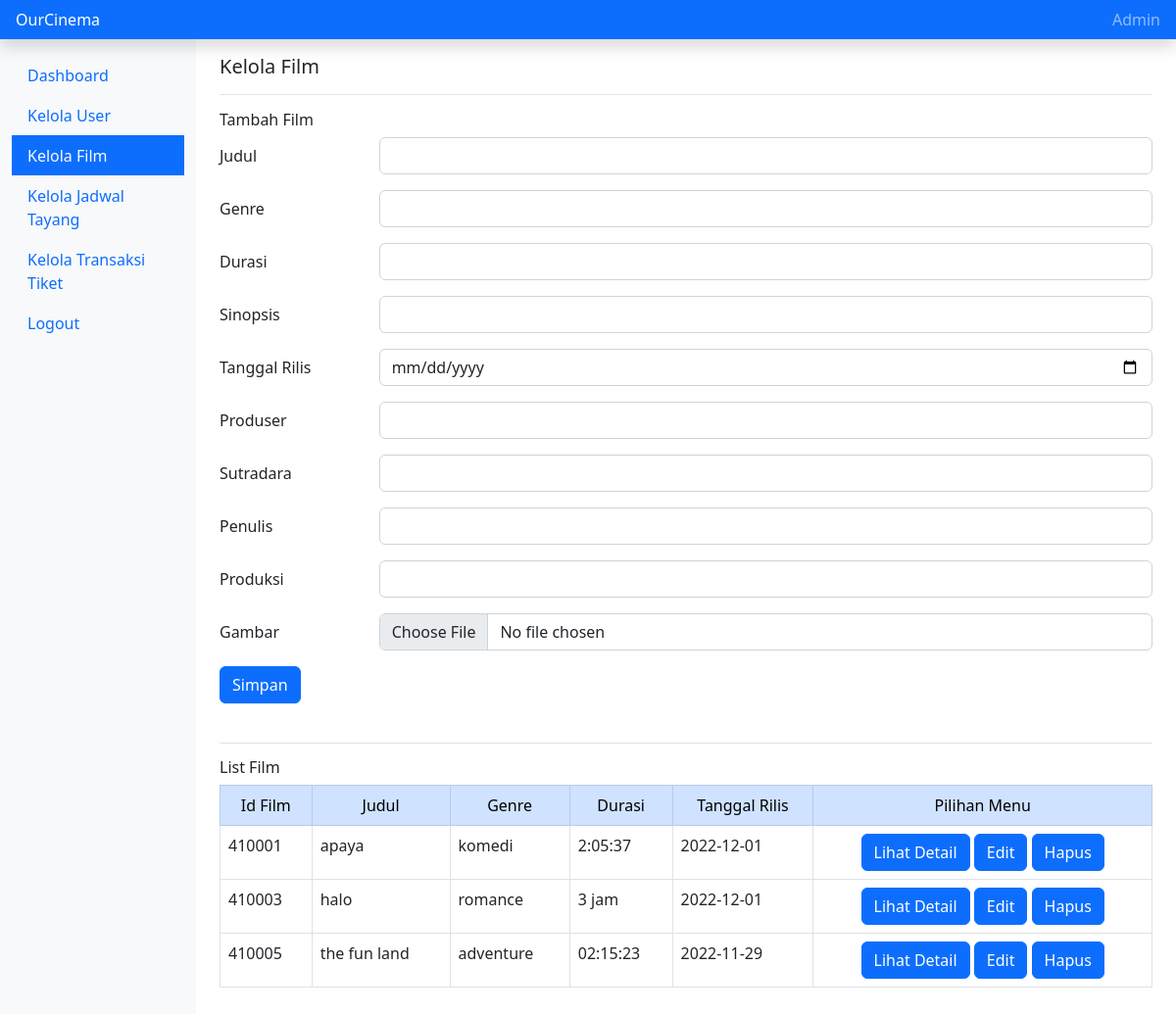
/kelola_film.php, run on an earlier commit of the app's database.
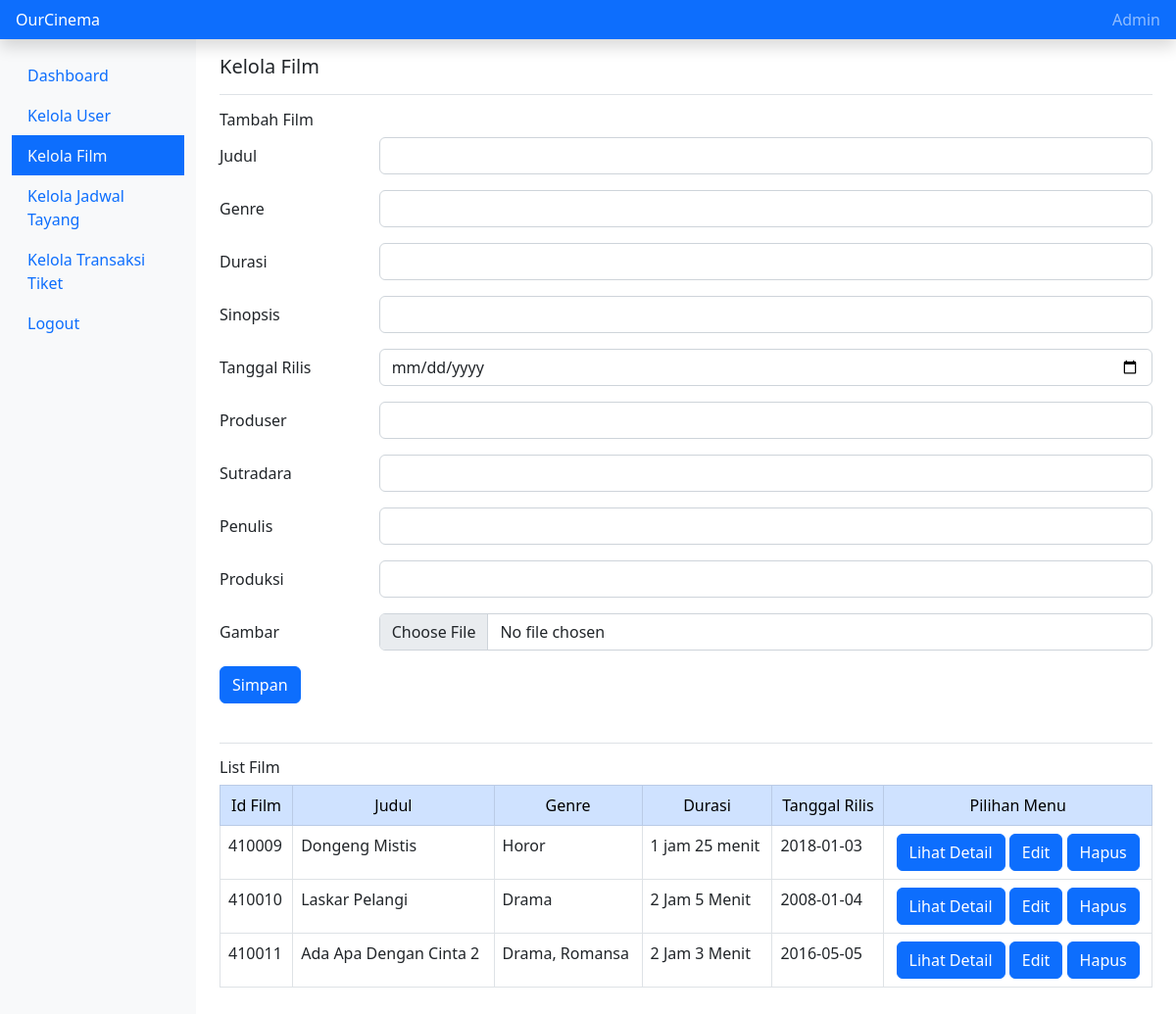
And on a later commit of the database.
### tables this page shows
CREATE TABLE `film` (
  `id_film` int(11) NOT NULL,
  `judul` varchar(30) NOT NULL,
  `genre` varchar(15) NOT NULL,
  `gambar` mediumblob NOT NULL,
  `durasi` varchar(20) NOT NULL,
  `sinopsis` varchar(300) DEFAULT NULL,
  `tanggal_rilis` date NOT NULL,
  `produser` varchar(20) DEFAULT NULL,
  `penulis` varchar(20) DEFAULT NULL,
  `sutradara` varchar(20) DEFAULT NULL,
  `produksi` varchar(20) DEFAULT NULL
);

### kelola_film.php (the view, shortened to what this page needs)
<?php
require "konek.php";
$query="SELECT * FROM film";
$execute = mysqli_query($mysqli, $query);
?>
<!doctype html>
<html lang="en">
  <head>
    <link href="https://cdn.jsdelivr.net/npm/bootstrap@5.2.2/dist/css/bootstrap.min.css" rel="stylesheet">
</head>
  <body>
    <header class="navbar navbar-dark sticky-top bg-primary flex-md-nowrap p-0 shadow">
        <a class="navbar-brand col-md-3 col-lg-2 me-0 px-3 fs-6" href="#">OurCinema</a>
        <div class="navbar-nav">
          <div class="nav-item text-nowrap">
            <a class="nav-link px-3" href="#">Admin</a>
          </div>
        </div>
      </header>
      <div class="container-fluid">
        <div class="row">
          <nav id="sidebarMenu" class="col-md-3 col-lg-2 d-md-block bg-light sidebar collapse">
            <div class="position-sticky pt-3 sidebar-sticky">
              <ul class="nav flex-column">
                <li class="nav-item">
                  <a class="nav-link active" aria-current="page" href="home_admin.php">
                    Dashboard
                  </a>
                </li>
                <li class="nav-item">
                  <a class="nav-link" href="kelola_user.php">
                    Kelola User
                  </a>
                </li>
                <li class="nav-item">
                  <a class="nav-link bg-primary text-light" href="kelola_film.php">
                    Kelola Film
                  </a>
                </li>
                <li class="nav-item">
                  <a class="nav-link" href="kelola_jadwal.php">
                    Kelola Jadwal Tayang
                  </a>
                </li>
                <li class="nav-item">
                  <a class="nav-link" href="kelola_transaksi_tiket.php">
                    Kelola Transaksi Tiket
                  </a>
                </li>
                <li class="nav-item">
                  <a class="nav-link" href="index.php">
                    Logout
                  </a>
                </li>
              </ul>
            </div>
          </nav>
          <main class="col-md-9 ms-sm-auto col-lg-10 px-md-4">
            <div class="d-flex justify-content-between flex-wrap flex-md-nowrap align-items-center pt-3 pb-2 mb-3 border-bottom">
              <h3 class="h5">Kelola Film</h3>
            </div>
    <form method=post action="" enctype="multipart/form-data">
        <h6 class="h6">Tambah Film</h6>
            <div class="row mb-3">
            <label for="inputJudul" class="col-sm-2 col-form-label">Judul</label>
            <div class="col-sm-10">
              <input type="text" name="judul" class="form-control" id="inputJudul" placeholder="">
            </div>
        </div>
        <div class="row mb-3">
            <label for="inputGenre" class="col-sm-2 col-form-label">Genre</label>
            <div class="col-sm-10">
              <input type="text" name="genre" class="form-control" id="inputGenre" placeholder="">
            </div>
        </div>
        <div class="row mb-3">
            <label for="inputDurasi" class="col-sm-2 col-form-label">Durasi</label>
            <div class="col-sm-10">
              <input type="text" name="durasi" class="form-control" id="inputDurasi" placeholder="">
            </div>
        </div>
        <div class="row mb-3">
            <label for="inputGenre" class="col-sm-2 col-form-label">Sinopsis</label>
            <div class="col-sm-10">
              <input type="text" name="sinopsis" class="form-control" id="inputGenre" placeholder="">
            </div>
        </div>
        <div class="row mb-3">
            <label for="inputDurasi" class="col-sm-2 col-form-label">Tanggal Rilis</label>
            <div class="col-sm-10">
              <input type="date" name="tanggal_rilis" class="form-control" id="inputDurasi" placeholder="">
            </div>
        </div>
        <div class="row mb-3">
            <label for="inputGenre" class="col-sm-2 col-form-label">Produser</label>
            <div class="col-sm-10">
              <input type="text" name="produser" class="form-control" id="inputGenre" placeholder="">
            </div>
        </div>
        <div class="row mb-3">
            <label for="inputDurasi" class="col-sm-2 col-form-label">Sutradara</label>
            <div class="col-sm-10">
              <input type="text" name="sutradara" class="form-control" id="inputDurasi" placeholder="">
            </div>
        </div>
        <div class="row mb-3">
            <label for="inputGenre" class="col-sm-2 col-form-label">Penulis</label>
            <div class="col-sm-10">
              <input type="text" name="penulis" class="form-control" id="inputGenre" placeholder="">
            </div>
        </div>
        <div class="row mb-3">
            <label for="inputDurasi" class="col-sm-2 col-form-label">Produksi</label>
            <div class="col-sm-10">
              <input type="text" name="produksi" class="form-control" id="inputDurasi" placeholder="">
            </div>
        </div>
        <div class="row mb-3">
            <label for="inputGroupFile" class="col-sm-2 col-form-label">Gambar</label>
            <div class="col-sm-10">
              <input type="file" name="gambar" class="form-control" id="inputGroupFile02">
            </div>
        </div>
        <button type="submit" class="btn btn-primary" name="tombol">Simpan</button>
    </form>
    <div class="border-top" style="margin-top:40px;">
      <h6 class="h6" style="margin-top:15px;">List Film</h6>
      </div>
      <table class="table table-bordered" style="margin-bottom:40px;">
				<thead class="table-primary">
				 <td align=center>Id Film</td>
				 <td align=center>Judul</td>
				 <td align=center>Genre</td>
				 <td align=center>Durasi</td>
         <td align=center>Tanggal Rilis</td>
         <td align=center>Pilihan Menu</td>
				</thead>
				<?php while($result = mysqli_fetch_assoc($execute)){ ?>
				<tr>
				 <td><?= $result['id_film']?></td>
				 <td><?= $result['judul']?></td>
				 <td><?= $result['genre']?></td>
				 <td><?= $result['durasi']?></td>
				 <td><?= $result['tanggal_rilis']?></td>
         <td align=center>
            <a href="detail_film.php?IdFilm=<?= $result['id_film']?>"><button type="button" class="btn btn-primary">Lihat Detail</button></a>
            <a href="update.php?Nama=<?= $result[0]?>"><button type="button" class="btn btn-primary">Edit</button></a>
            <a href="deleteFilm.php?IdFilm=<?= $result['id_film']?>"><button type="button" class="btn btn-primary">Hapus</button></a>
				 </td>
				</tr>
				<?php }?>
        </table>
          </main>
        </div>
    </div>
</body>
</html>

What changed in the data, as far as the page shows it:
removed film: id_film "410001", judul "apaya", genre "komedi", durasi "2:05:37", tanggal_rilis "2022-12-01"
removed film: id_film "410003", judul "halo", genre "romance", durasi "3 jam", tanggal_rilis "2022-12-01"
removed film: id_film "410005", judul "the fun land", genre "adventure", durasi "02:15:23", tanggal_rilis "2022-11-29"
added film: id_film "410009", judul "Dongeng Mistis", genre "Horor", durasi "1 jam 25 menit", tanggal_rilis "2018-01-03"
added film: id_film "410010", judul "Laskar Pelangi", genre "Drama", durasi "2 Jam 5 Menit", tanggal_rilis "2008-01-04"
added film: id_film "410011", judul "Ada Apa Dengan Cinta 2", genre "Drama, Romansa", durasi "2 Jam 3 Menit", tanggal_rilis "2016-05-05"
